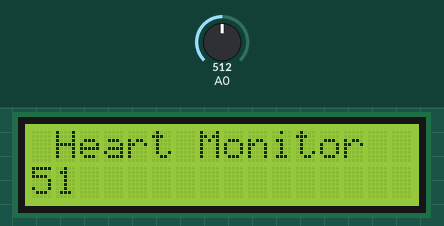
Simulated run of this sketch. Board: Arduino Uno, built with avr-gcc and run on an emulated ATmega328P. Parts: 16×2 character LCD. The test bench sets the inputs (shaded band); at power-on: A0 = 512.

Above: at 1.2 s.
1.3 s: A0 set to 716
At 2.3 s:
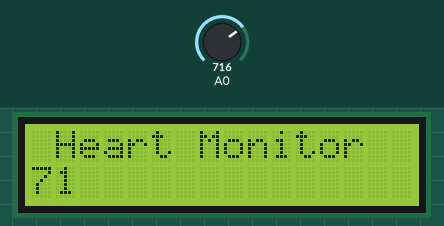
2.9 s: A0 set to 900
At 3.2 s:
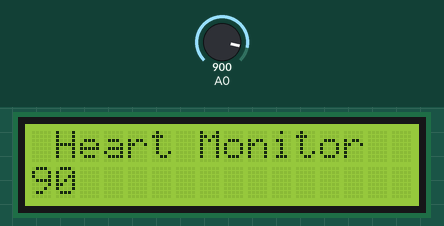
4.4 s: A0 set to 1023
At 5.7 s:
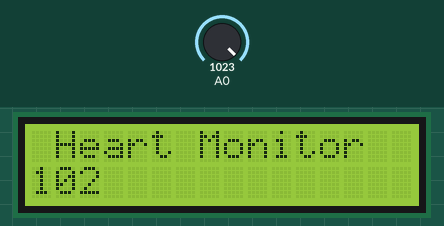
Timing chart, 0 to 7.4 s (numbered marks = the images above; inputs shaded):
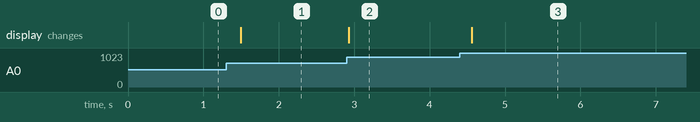

Measured:
- after the input at 1.3 s, the display: changes after 0.20 s (image 1)
- after the input at 2.9 s, the display: changes at once (image 2)
- after the input at 4.4 s, the display: changes after 0.16 s (image 3)

The sketch:

COD_BATIMENTOS_CARDIACOS_KY_039_HEARTBEAT.ino
```cpp
/* !-- VARIAVEIS --! */
/* !-- BIBLIOTECAS --! */
#include <Wire.h>
#include <LiquidCrystal.h>
// # include <LiquidCrystal_I2C.h> descomente ao usar um I2C

/* LiquidCrystal_I2C lcd (0x27, 2, 1, 0, 4, 5, 6, 7, 3, POSITIVO); Descomente ao usar um I2C
  certifique-se de definir o endereço certo. aqui estão os mais comuns.
  PCF8574 = 0x20, PCF8574A = 0x38, PCF8574AT = 0x3F. */

LiquidCrystal lcd(12, 11, 5, 4, 3, 2);
double alpha = 0.75;
int period = 20;
double refresh = 0.0;

/* !-- INICIO DO SETUP (SO PASSA AQUI 1 VEZ) --! */
void setup(void)
{
  pinMode(A0, INPUT);
  lcd.begin(16, 2);
  //lcd.backlight(); Descomente ao usar um I2C
  lcd.clear();
  lcd.setCursor(0, 0);
}

/* !-- INICIO DO LOOP (REPETIÇÃO) --! */
void loop(void)
{
  static double oldValue = 0;
  static double oldrefresh = 0;

  int beat = analogRead(A0);

  double value = alpha * oldValue + (0 - alpha) * beat;
  refresh = value - oldValue;


  lcd.setCursor(0, 0);
  lcd.print(" Heart Monitor ");
  lcd.setCursor(0, 1);
  lcd.print("          ");
  lcd.setCursor(0, 1);
  lcd.print(beat / 10);
  oldValue = value;
  oldrefresh = refresh;
  delay(period * 10);
} //FIM
```
